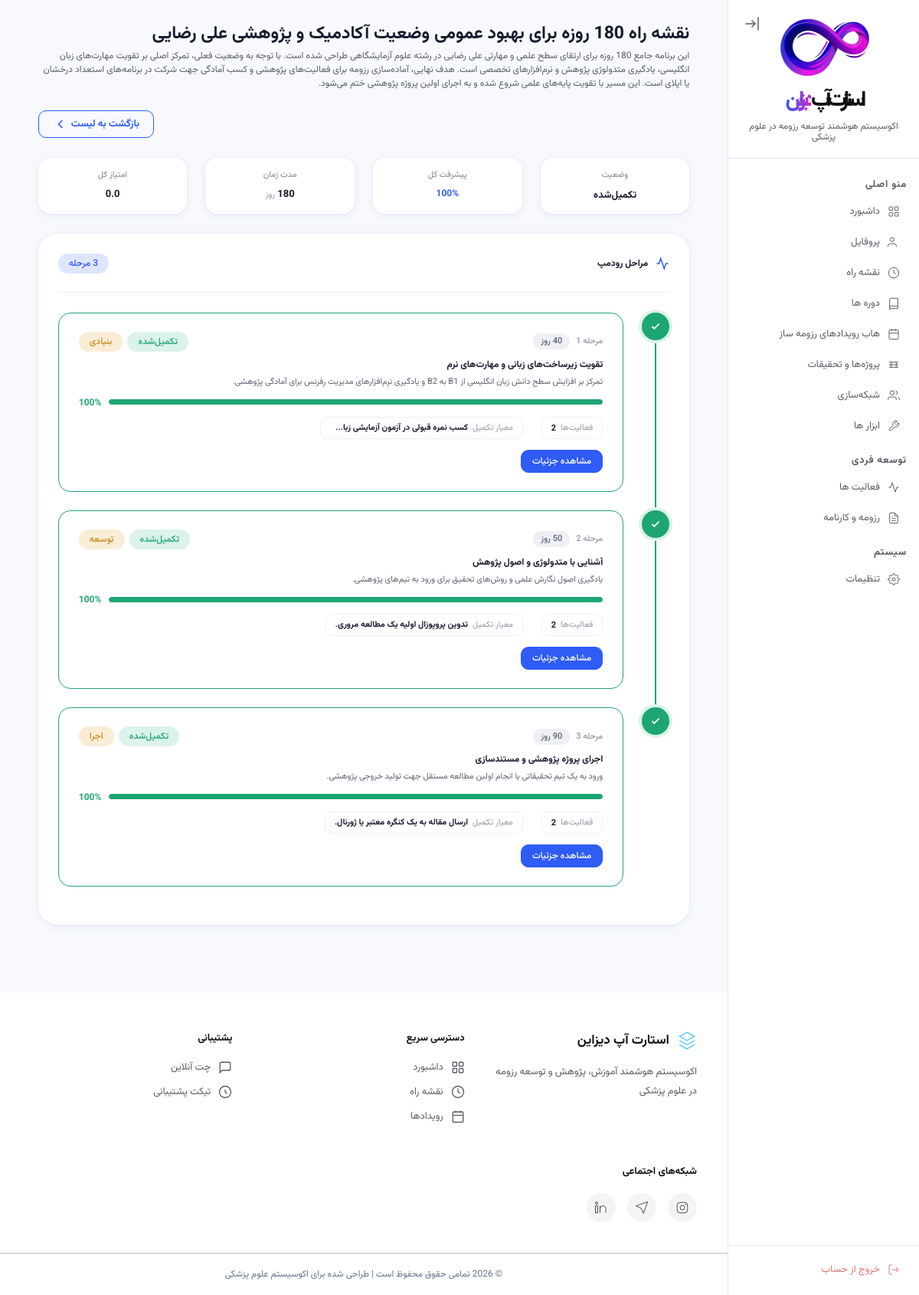
The page /roadmap/17/ (signed in) on the database its author committed.
### roadmap/models.py (models this page shows, shortened)
class Roadmap(models.Model):
    STATUS_CHOICES = [
        ('draft', 'پیش‌نویس'),
        ('active', 'فعال'),
        ('completed', 'تکمیل‌شده'),
        ('paused', 'متوقف'),
    ]
    GOAL_CHOICES = [
        ('estedad_darakhshan', 'استعداد درخشان'),
        ('40_emtiaz', '۴۰ امتیازی'),
        ('heyat_elmi', 'هیات علمی'),
        ('research_position', 'ریسرچ پوزیشن / فلوشیپ خارج'),
        ('general', 'بهبود عمومی'),
    ]
    user = models.ForeignKey(User, on_delete=models.CASCADE, related_name='roadmaps')
    title = models.CharField(max_length=255, verbose_name='عنوان رودمپ')
    description = models.TextField(blank=True, null=True, verbose_name='توضیحات')
    goal = models.CharField(max_length=50, choices=GOAL_CHOICES, verbose_name='هدف')
    goal_details = models.TextField(blank=True, null=True, verbose_name='جزئیات هدف')
    status = models.CharField(
        max_length=20,
        choices=STATUS_CHOICES,
        default='draft',
        verbose_name='وضعیت'
    )
    duration_days = models.PositiveIntegerField(
        validators=[MinValueValidator(1), MaxValueValidator(1095)],
        verbose_name='مدت زمان (روز)'
    )
    start_date = models.DateField(auto_now_add=True, verbose_name='تاریخ شروع')
    target_end_date = models.DateField(verbose_name='تاریخ هدف')
    ai_generated = models.BooleanField(default=False, verbose_name='تولید شده توسط AI')
    ai_prompt = models.TextField(blank=True, null=True, verbose_name='prompt AI')
    ai_analysis = models.JSONField(default=dict, blank=True, verbose_name='تحلیل AI')
    total_score = models.FloatField(default=0, verbose_name='امتیاز کل')
    score_breakdown = models.JSONField(default=dict, blank=True, verbose_name='تفکیک امتیاز')
    created_at = models.DateTimeField(auto_now_add=True)
    updated_at = models.DateTimeField(auto_now=True)
    class Meta:
        ordering = ['-created_at']
        verbose_name = 'نقشه راه'
        verbose_name_plural = 'نقشه‌های راه'
    def get_progress(self):
        stages = self.stages.all()
        if not stages:
            return 0
        total = sum(stage.get_progress() for stage in stages)
        return int(total / stages.count())
    def get_active_stage(self):
        return self.stages.filter(status='active').first()
    def get_remaining_days(self):
        from datetime import date
        remaining = (self.target_end_date - date.today()).days
        return max(0, remaining)

class Stage(models.Model):
    STATUS_CHOICES = [
        ('upcoming', 'در انتظار'),
        ('active', 'در حال انجام'),
        ('completed', 'تکمیل‌شده'),
    ]
    PHASE_TYPE_CHOICES = [
        ('foundation', 'بنیادی'),
        ('development', 'توسعه'),
        ('optimization', 'بهینه‌سازی'),
        ('execution', 'اجرا'),
    ]
    PRIORITY_CHOICES = [
        ('low', 'کم'),
        ('medium', 'متوسط'),
        ('high', 'زیاد'),
    ]
    roadmap = models.ForeignKey(Roadmap, on_delete=models.CASCADE, related_name='stages')
    order = models.PositiveIntegerField(verbose_name='ترتیب')
    title = models.CharField(max_length=255, verbose_name='عنوان مرحله')
    description = models.TextField(blank=True, null=True, verbose_name='توضیحات')
    objectives = models.TextField(blank=True, null=True, verbose_name='اهداف')
    status = models.CharField(
        max_length=20,
        choices=STATUS_CHOICES,
        default='upcoming',
        verbose_name='وضعیت'
    )
    phase_type = models.CharField(
        max_length=20,
        choices=PHASE_TYPE_CHOICES,
        blank=True,
        null=True,
        verbose_name='نوع فاز'
    )
    priority = models.CharField(
        max_length=10,
        choices=PRIORITY_CHOICES,
        default='medium',
        verbose_name='اولویت'
    )
    duration_days = models.PositiveIntegerField(verbose_name='مدت زمان (روز)')
    start_date = models.DateField(verbose_name='تاریخ شروع')
    end_date = models.DateField(verbose_name='تاریخ پایان')
    milestone = models.CharField(
        max_length=500,
        blank=True,
        null=True,
        verbose_name='نقطه عطف (معیار تکمیل)'
    )
    success_criteria = models.JSONField(default=list, blank=True, verbose_name='معیارهای موفقیت')
    risks = models.JSONField(default=list, blank=True, verbose_name='ریسک‌های احتمالی')
    recommended_resources = models.JSONField(default=list, blank=True, verbose_name='منابع پیشنهادی')
    created_at = models.DateTimeField(auto_now_add=True)
    updated_at = models.DateTimeField(auto_now=True)
    class Meta:
        ordering = ['roadmap', 'order']
        verbose_name = 'مرحله'
        verbose_name_plural = 'مراحل'
        unique_together = ('roadmap', 'order')
    def get_progress(self):
        activities = self.stage_activities.all()
        if not activities:
            return 0
        completed = activities.filter(is_completed=True).count()
        return int((completed / activities.count()) * 100)

### roadmap/views.py (the view)
# urls.py: path('<int:pk>/', views.roadmap_detail, name='roadmap_detail'),
@login_required
def roadmap_detail(request, pk):
    roadmap = get_object_or_404(Roadmap, pk=pk, user=request.user)
    stages = roadmap.stages.prefetch_related('stage_activities').order_by('order')
    score_data = calculate_roadmap_score(roadmap, roadmap.ai_analysis)
    roadmap.total_score = score_data['total_score']
    roadmap.score_breakdown = score_data['breakdown']
    roadmap.save()
    context = {
        'roadmap': roadmap,
        'stages': stages,
        'total_progress': roadmap.get_progress(),
        'total_duration': roadmap.duration_days,
        'active_stage_id': roadmap.get_active_stage().id if roadmap.get_active_stage() else None,
        'remaining_days': roadmap.get_remaining_days(),
        'score_breakdown': score_data['breakdown'],
    }
    return render(request, 'roadmap/roadmap_detail.html', context)

### roadmap/services/scoring.py (called while the page is built)
def calculate_roadmap_score(roadmap, profile_data: dict) -> dict:
    goal = roadmap.goal
    score_breakdown = {}
    total_score = 0
    if goal == 'estedad_darakhshan':
        score_breakdown = _score_estedad(profile_data)
    elif goal == '40_emtiaz':
        score_breakdown = _score_40emtiaz(profile_data)
    elif goal == 'heyat_elmi':
        score_breakdown = _score_heyat_elmi(profile_data)
    elif goal == 'research_position':
        score_breakdown = _score_research_position(profile_data)
    total_score = sum(v.get('score', 0) for v in score_breakdown.values())
    return {
        'total_score': total_score,
        'breakdown': score_breakdown,
    }

### templates/roadmap/roadmap_detail.html (shortened to what this page needs)
{% extends 'base.html' %}
{% load static %}
{% block extra_css %}
<link rel="stylesheet" href="{% static 'css/roadmap.css' %}">
{% endblock %}
{% block content %}
<div class="rm-page">
  <div class="rm-page-header">
    <div class="rm-header-left">
      <h1 class="sd-page-title">{{ roadmap.title }}</h1>
      <p class="rm-page-desc">{{ roadmap.description|default:"بدون توضیح" }}</p>
    </div>
    <div class="rm-header-actions">
      <a href="{% url 'roadmap:roadmap_list' %}" class="btn btn-outline btn-full btn-lg btn-fit">
        بازگشت به لیست
        <svg viewBox="0 0 24 24" fill="none" stroke="currentColor" stroke-width="2">
          <polyline points="15 18 9 12 15 6"/>
        </svg>
      </a>
    </div>
  </div>
  <div class="rm-stats-row">
    <div class="rm-stat-card">
      <span class="rm-stat-label">وضعیت</span>
      <span class="rm-stat-value">
        {% if roadmap.status == 'active' %}فعال
        {% elif roadmap.status == 'completed' %}تکمیل‌شده
        {% else %} {{ roadmap.get_status_display }}{% endif %}
      </span>
    </div>
    <div class="rm-stat-card">
      <span class="rm-stat-label">پیشرفت کل</span>
      <div class="rm-progress-wrap">
        <span class="rm-progress-pct">{{ total_progress }}%</span>
      </div>
    </div>
    <div class="rm-stat-card">
      <span class="rm-stat-label">مدت زمان</span>
      <span class="rm-stat-value">{{ total_duration }} <small>روز</small></span>
    </div>
    <div class="rm-stat-card">
      <span class="rm-stat-label">امتیاز کل</span>
      <span class="rm-stat-value">{{ roadmap.total_score|floatformat:1 }}</span>
    </div>
  </div>
  <div class="rm-body">
    <div class="rm-section-title">
      <svg viewBox="0 0 24 24" fill="none" stroke="currentColor" stroke-width="2">
        <polyline points="22 12 18 12 15 21 9 3 6 12 2 12"/>
      </svg>
      مراحل رودمپ
      <span class="tag tag-lg tag-blue margin-right">{{ stages|length }} مرحله</span>
    </div>
    {% if stages %}
    <div class="rm-timeline">
      {% for stage in stages %}
      {% with prog=stage.get_progress %}
      <div class="rm-step {% if prog == 100 %}rm-done{% elif stage.id == active_stage_id %}rm-active{% else %}rm-upcoming{% endif %}">
        <div class="rm-step-aside">
          <div class="rm-step-node {% if prog == 100 %}rm-node-done{% elif stage.id == active_stage_id %}rm-node-active{% else %}rm-node-upcoming{% endif %}">
            {% if prog == 100 %}
            <svg viewBox="0 0 24 24" fill="none" stroke="currentColor" stroke-width="3"><polyline points="20 6 9 17 4 12"/></svg>
            {% else %}{{ stage.order }}{% endif %}
          </div>
          {% if not forloop.last %}<div class="rm-step-line"></div>{% endif %}
        </div>
        <div class="rm-step-body">
          <div class="rm-step-header">
            <div class="rm-step-meta">
              <span class="rm-step-num">مرحله {{ stage.order }}</span>
              <span class="tag tag-md tag-gray">{{ stage.duration_days }} روز</span>
            </div>
            <div class="rm-step-badges">
              <span class="tag tag-lg {% if prog == 100 %}tag-green{% elif stage.id == active_stage_id %}tag-blue{% else %}tag-gray{% endif %}">
                {% if prog == 100 %}تکمیل‌شده
                {% elif stage.id == active_stage_id %}در حال انجام
                {% else %}در انتظار{% endif %}
              </span>
              {% if stage.phase_type %}<span class="tag tag-lg tag-amber">{{ stage.get_phase_type_display }}</span>{% endif %}
            </div>
          </div>
          <div class="rm-step-title">{{ stage.title }}</div>
          {% if stage.description %}<div class="rm-step-desc">{{ stage.description }}</div>{% endif %}
          <div class="rm-step-progress">
            <div class="rm-progress-bar-track rm-progress-sm">
              <div class="rm-progress-bar-fill {% if prog == 100 %}rm-done-background{% endif %}" style="width:{{ prog }}%"></div>
            </div>
            <span class="rm-progress-label {% if prog == 100 %}rm-done-text{% endif %}">{{ prog }}%</span>
          </div>
          <div class="rm-step-quick-info">
            <div class="rm-quick-item">
              <span class="rm-quick-label">فعالیت‌ها</span>
              <span class="rm-quick-value">{{ stage.stage_activities.all|length }}</span>
            </div>
            {% if stage.milestone %}
            <div class="rm-quick-item">
              <span class="rm-quick-label">معیار تکمیل</span>
              <span class="rm-quick-value rm-quick-truncate">{{ stage.milestone }}</span>
            </div>
            {% endif %}
          </div>
          <div class="rm-step-footer">
            <a href="{% url 'roadmap:stage_detail' stage.id %}" class="btn btn-primary btn-full btn-md btn-fit">مشاهده جزئیات</a>
          </div>
        </div>
      </div>
      {% endwith %}
      {% endfor %}
    </div>
    {% endif %}
  </div>
</div>
{% endblock %}

### rows shown on the page
Roadmap: title "نقشه راه 180 روزه برای بهبود عمومی وضعیت آکادمیک و پژوهشی علی رضایی", description "این برنامه جامع 180 روزه برای ارتقای سطح علمی و مهارتی علی رضایی در رشته علوم آزمایشگاهی طراحی شده است. با توجه به وضعیت فعلی، تمرکز اصلی بر تقویت مهارت‌های زبان انگلیسی، یادگیری متدولوژی پژوهش و نرم‌افزارهای تخصصی است. هدف نهایی، آماده‌سازی رزومه برای فعالیت‌های پژوهشی و کسب آمادگی جهت شرکت در برنامه‌های استعداد درخشان یا اپلای است. این مسیر با تقویت پایه‌های علمی شروع شده و به اجرای اولین پروژه پژوهشی ختم می‌شود.", total_score "0.0"
Stage: order "1", duration_days "40", phase_type "بنیادی", title "تقویت زیرساخت‌های زبانی و مهارت‌های نرم", description "تمرکز بر افزایش سطح دانش زبان انگلیسی از B1 به B2 و یادگیری نرم‌افزارهای مدیریت رفرنس برای آمادگی پژوهشی.", get_progress "100", stage_activities.all|length "2"
Stage: order "2", duration_days "50", phase_type "توسعه", title "آشنایی با متدولوژی و اصول پژوهش", description "یادگیری اصول نگارش علمی و روش‌های تحقیق برای ورود به تیم‌های پژوهشی.", get_progress "100", stage_activities.all|length "2", milestone "تدوین پروپوزال اولیه یک مطالعه مروری."
Stage: order "3", duration_days "90", phase_type "اجرا", title "اجرای پروژه پژوهشی و مستندسازی", description "ورود به یک تیم تحقیقاتی یا انجام اولین مطالعه مستقل جهت تولید خروجی پژوهشی.", get_progress "100", stage_activities.all|length "2", milestone "ارسال مقاله به یک کنگره معتبر یا ژورنال."

### other values the page prints
{{ total_progress }} "100"
